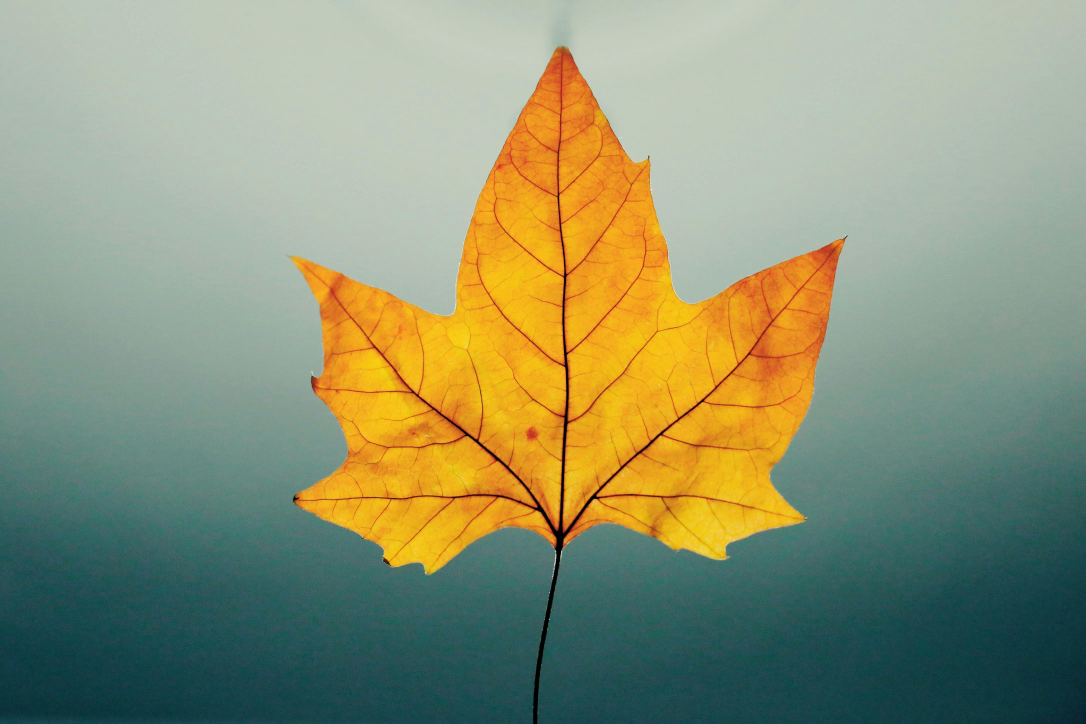
#> input picture OPEN_CV/leaf.jpg, 4344 x 2896 px (shown at 1/4 size)
$ python jjh.py
#> lines starting #> are read from the running program, lines starting #| are printed output that depends on the picture
import cv2
img=cv2.resize(cv2.imread("leaf.jpg",0),(400,400))
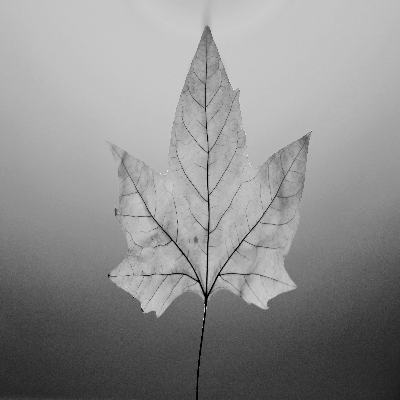
#> img: shape (400, 400); min 0, max 252, mean 142.1
cv2.imshow("leaf",img)
cv2.waitKey(0)
cv2.destroyAllWindows()
print(img.shape)
#| (400, 400)

$ run again, with OPEN_CV/AK.jpg copied over OPEN_CV/leaf.jpg
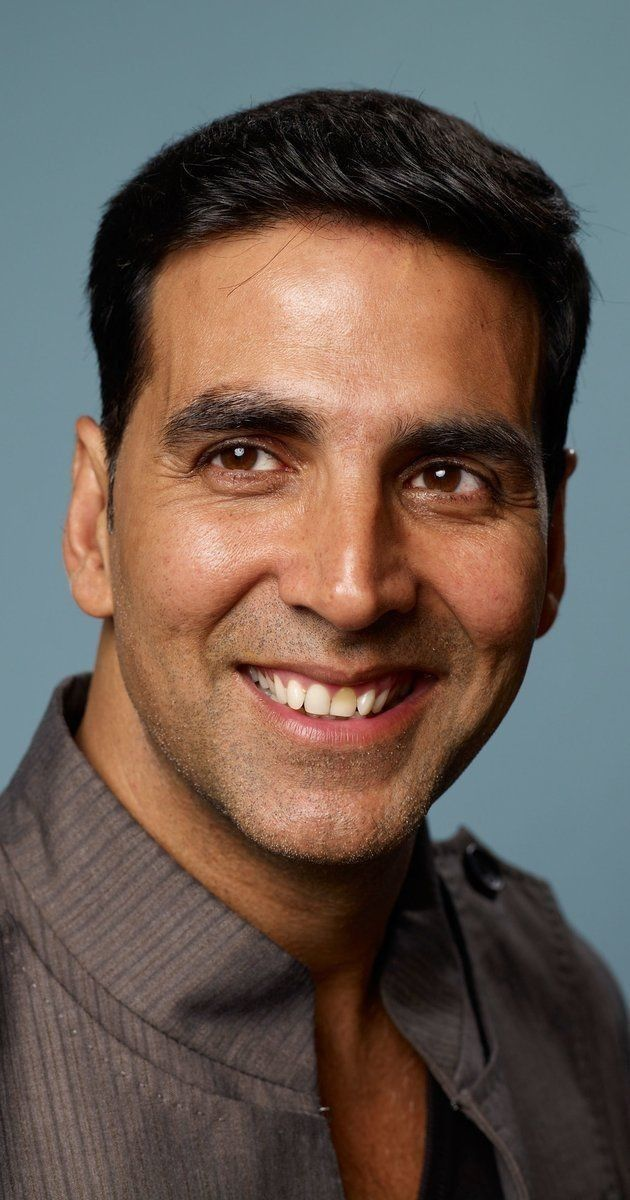
#> input picture OPEN_CV/AK.jpg, 630 x 1200 px
#> `img=cv2.resize(cv2.imread("leaf.jpg",0),(400,400))`:
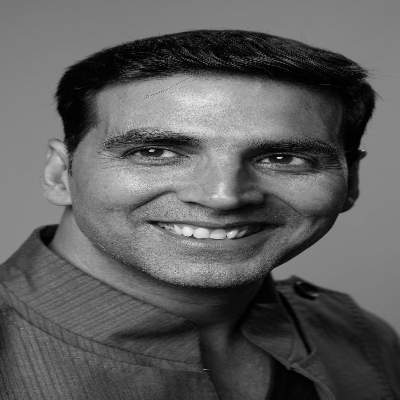
#> img: shape (400, 400); min 0, max 248, mean 93.5
#| (400, 400)

$ run again, with OPEN_CV/GN20.jpg copied over OPEN_CV/leaf.jpg
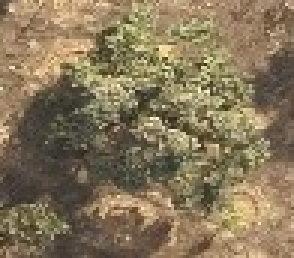
#> input picture OPEN_CV/GN20.jpg, 98 x 86 px (shown 3 times larger)
#> `img=cv2.resize(cv2.imread("leaf.jpg",0),(400,400))`:
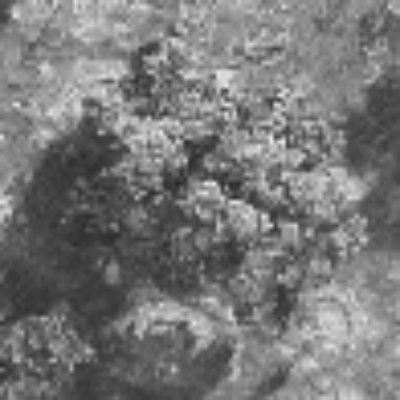
#> img: shape (400, 400); min 38, max 236, mean 119.8
#| (400, 400)
